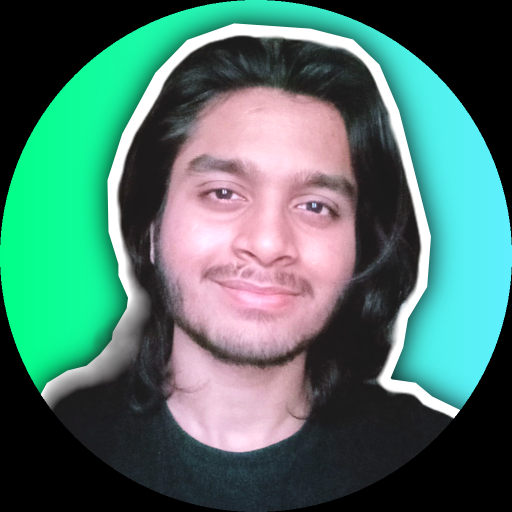
#> input picture assets/picofme.png, 1024 x 1024 px (shown at 1/2 size)
$ python tutorial1.py
#> lines starting #> are read from the running program, lines starting #| are printed output that depends on the picture
import cv2

img = cv2.imread('assets/picofme.png')
#> img is the input picture: shape (1024, 1024, 3); mean B, G, R 105.9, 115, 77.8
img = cv2.cvtColor(img, cv2.COLOR_BGR2GRAY)
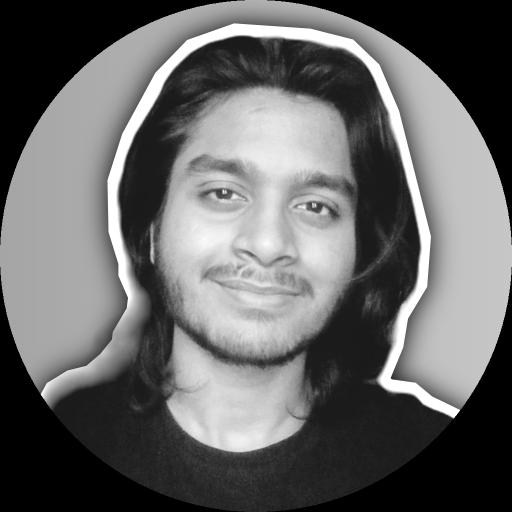
#> img: shape (1024, 1024) (shown at 1/2 size); min 0, max 255, mean 102.9
img = cv2.resize(img, (400, 400))
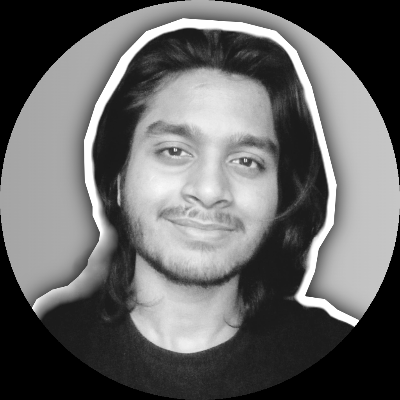
#> img: shape (400, 400); min 0, max 255, mean 102.8
# img = cv2.rotate(img, cv2.ROTATE_90_COUNTERCLOCKWISE)

cv2.imshow('image', img)
cv2.waitKey(0)
cv2.destroyAllWindows()

$ run again, with assets/humans.PNG copied over assets/picofme.png
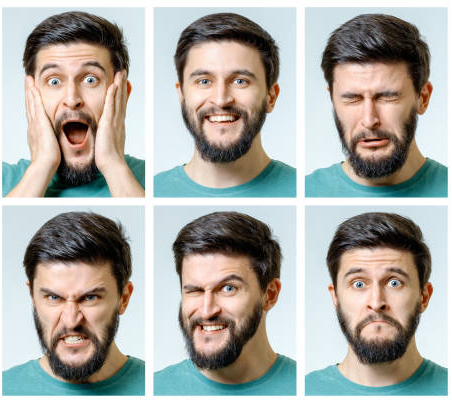
#> input picture assets/humans.PNG, 452 x 402 px
#> img is the input picture: shape (402, 452, 3); mean B, G, R 163.4, 169.2, 169.6
#> `img = cv2.cvtColor(img, cv2.COLOR_BGR2GRAY)`:
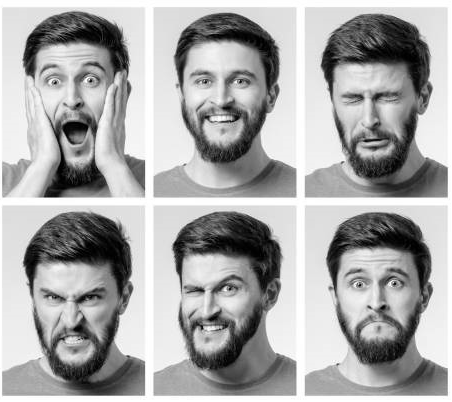
#> img: shape (402, 452); min 0, max 255, mean 168.7
#> `img = cv2.resize(img, (400, 400))`:
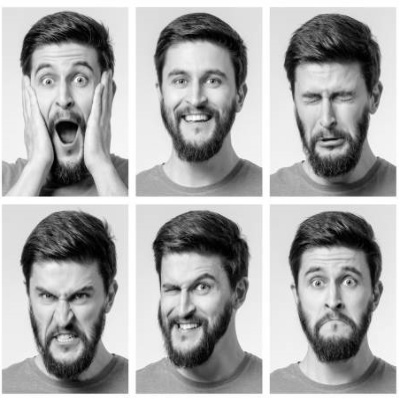
#> img: shape (400, 400); min 0, max 255, mean 168.6

$ run again, with assets/human.webp saved as assets/picofme.png
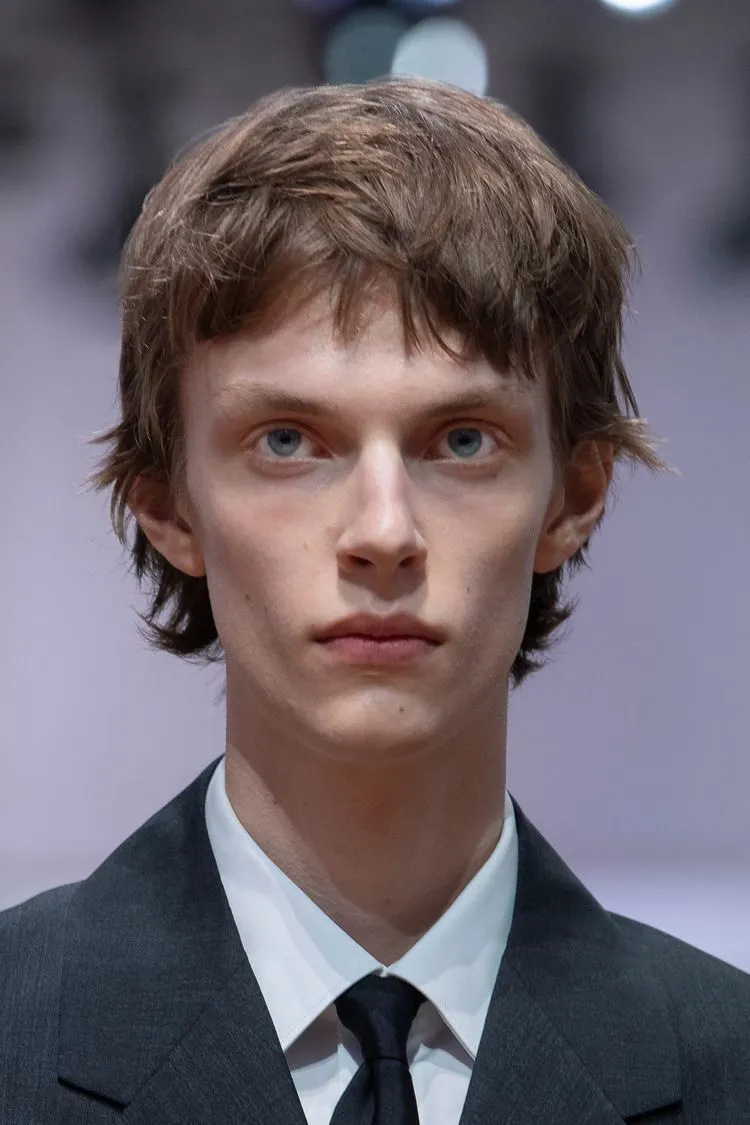
#> input picture assets/human.webp, 750 x 1125 px
#> img is the input picture: shape (1125, 750, 3); mean B, G, R 106.4, 98.7, 107.8
#> `img = cv2.cvtColor(img, cv2.COLOR_BGR2GRAY)`:
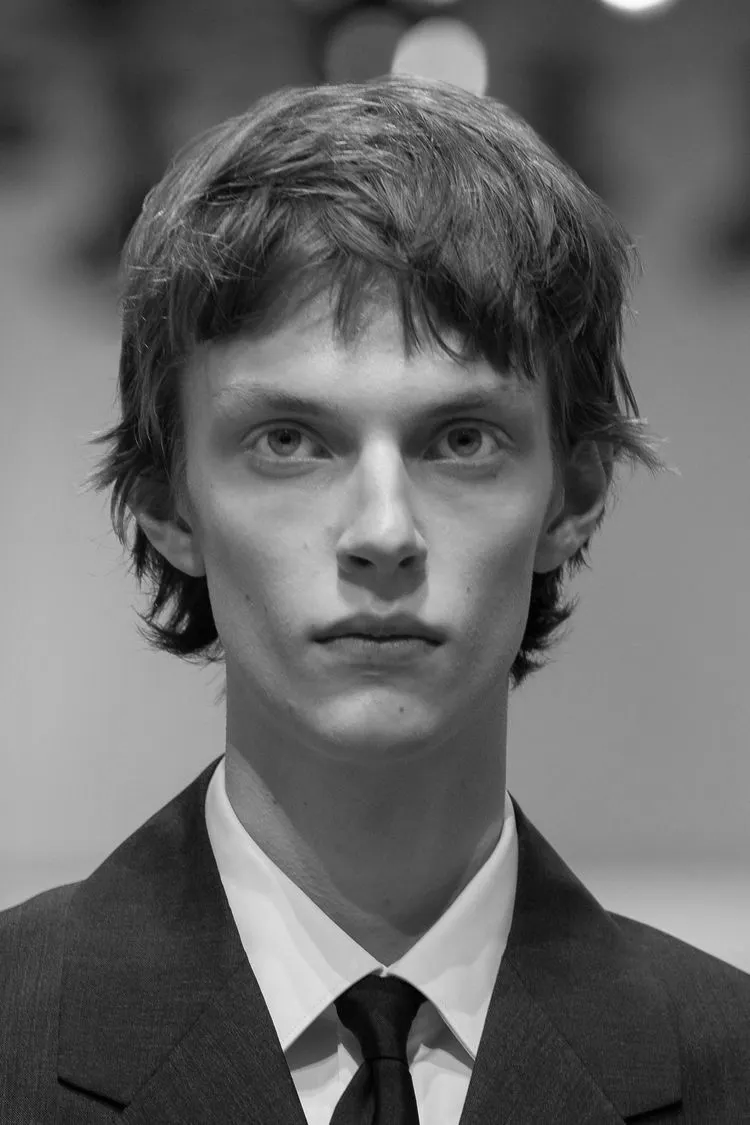
#> img: shape (1125, 750); min 0, max 254, mean 102.3
#> `img = cv2.resize(img, (400, 400))`:
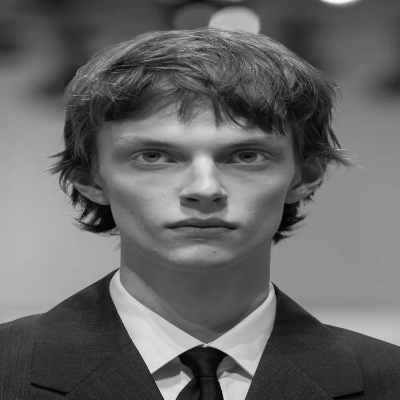
#> img: shape (400, 400); min 0, max 251, mean 102.2

$ run again, with assets/humans.jpg saved as assets/picofme.png
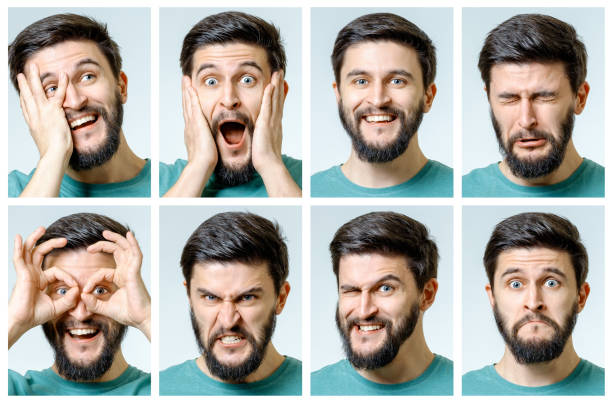
#> input picture assets/humans.jpg, 612 x 402 px
#> img is the input picture: shape (402, 612, 3); mean B, G, R 164.8, 171.3, 173.2
#> `img = cv2.cvtColor(img, cv2.COLOR_BGR2GRAY)`:
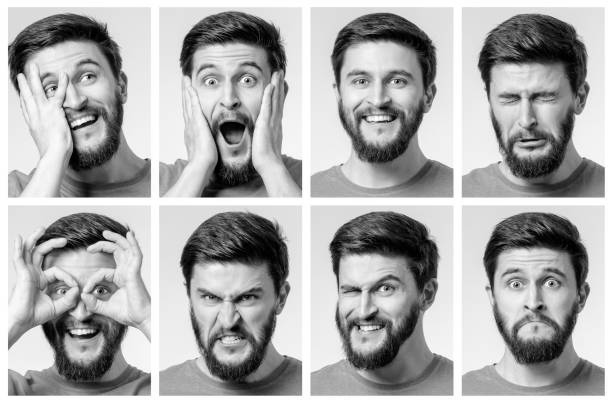
#> img: shape (402, 612); min 0, max 255, mean 171.1
#> `img = cv2.resize(img, (400, 400))`:
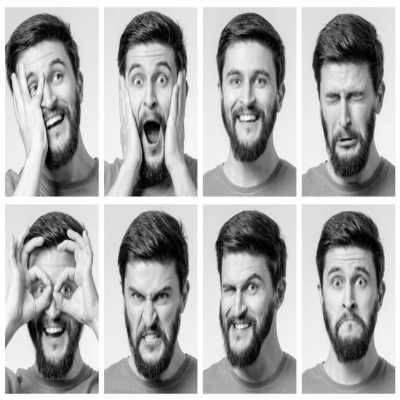
#> img: shape (400, 400); min 0, max 255, mean 171
